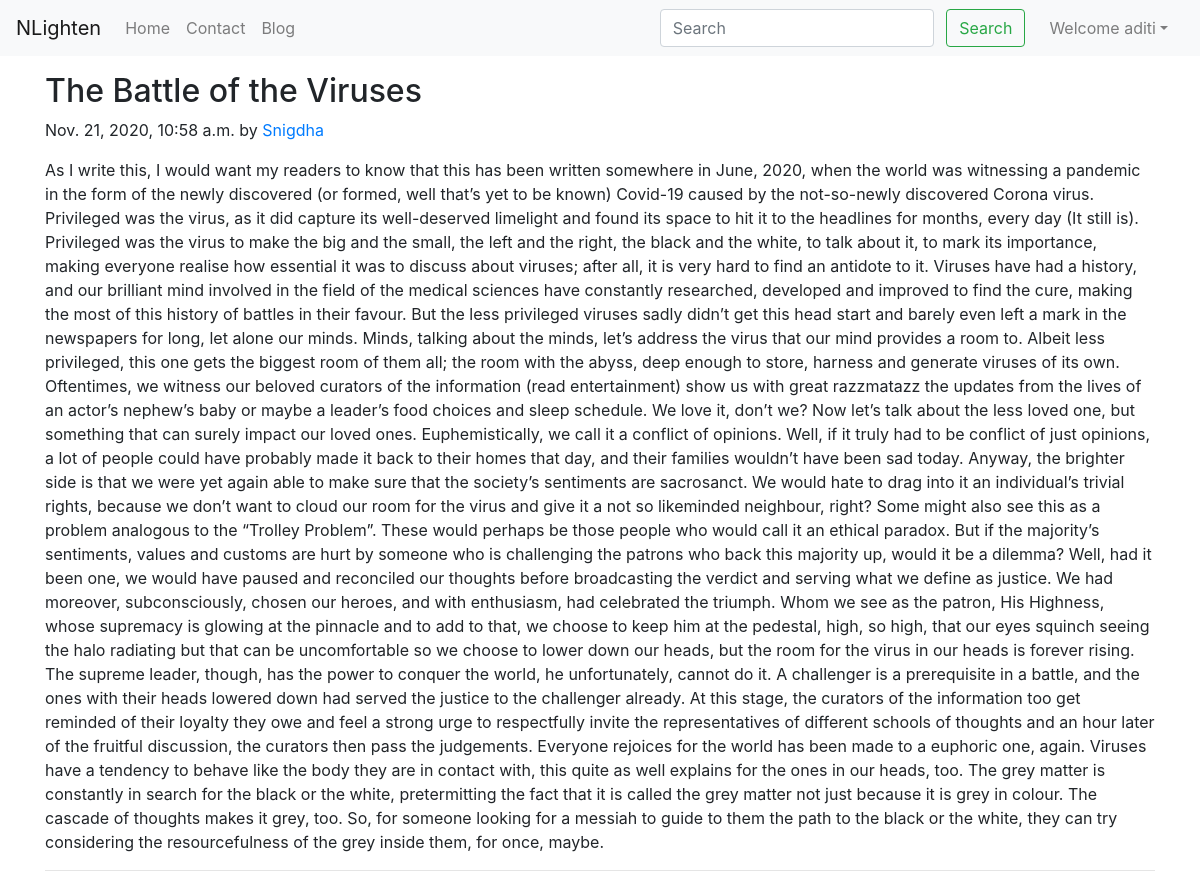
Page /blog/viruses (signed in) on the committed database.
### blog/models.py (models this page shows, shortened)
class Post(models.Model):
    sno=models.AutoField(primary_key=True)
    title=models.CharField(max_length=255)
    author=models.CharField(max_length=14)
    slug=models.CharField(max_length=130)
    timeStamp=models.DateTimeField(blank=True)
    content=models.TextField()

### blog/views.py (the view)
# urls.py: path('<str:slug>',views.blogPost, name='blogPost'),
def blogPost(request, slug):
    post=Post.objects.filter(slug=slug).first()
    context={"post":post}
    return render(request, "blog/blogPost.html", context)

### templates/blog/blogPost.html (shortened to what this page needs)
{% extends 'base.html' %}
{% block body %}
<div class="container my-3">
<div class="blog-post">
        <h2 class="blog-post-title">{{post.title}}</h2>
        <p class="blog-post-meta">{{post.timeStamp}} by <a href="/about/">{{post.author}}</a></p>
        <p>{{post.content}}</p>
        <hr>
      </div>
      </div>
 {% endblock %}

### templates/base.html (shortened to what this page needs)
<!doctype html>
<html lang="en">
  <head>
    <link rel="stylesheet" href="https://stackpath.bootstrapcdn.com/bootstrap/4.5.2/css/bootstrap.min.css">
  </head>
  <body>
    <nav class="navbar navbar-expand-lg navbar-light bg-light">
        <a class="navbar-brand" href="/">NLighten</a>
        <div class="collapse navbar-collapse" id="navbarSupportedContent">
          <ul class="navbar-nav mr-auto">
            <li class="nav-item {% block homeactive %}  {% endblock homeactive %}">
              <a class="nav-link" href="/">Home <span class="sr-only">(current)</span></a>
            </li>
            <li class="nav-item {% block contactactive %}  {% endblock contactactive %} ">
              <a class="nav-link" href="/contact">Contact</a>
            </li>
            <li class="nav-item {% block blogactive %}  {% endblock blogactive %} ">
              <a class="nav-link" href="/blog">Blog</a>
            </li>
          </ul>
          <div class="ml-auto form-inline ">
          <form method="get" action="/search"class="my-2 my-lg-0 mx-3">
            <input class="form-control mr-sm-2" type="search" placeholder="Search" aria-label="Search" name="query" id="query">
            <button class="btn btn-outline-success my-2 my-sm-0 " type="submit">Search</button>
          </form>
{% if user.is_authenticated %}
<ul class="navbar-nav mr-2">
<li class="nav-item dropdown">
<a class="nav-link dropdown-toggle" href='#' id="navbarDropdown" role="button" data-toggle="dropdown"> Welcome {{request.user}}</a>
      </li>
      </ul>
      </div>
{% endif %}
        </div>
      </nav>
      {% block body %}  {% endblock body %}
  </body>
</html>

### rows in the picture
Post: title "The Battle of the Viruses", timeStamp "Nov. 21, 2020, 10:58 a.m.", author "Snigdha", content "As I write this, I would want my readers to know that this has been written somewhere in June, 2020, when the world was witnessing a pandemic in the form of the newly discovered (or formed, well that’s yet to be known) Covid-19 caused by the not-so-newly discovered Corona virus. Privileged was the virus, as it did capture its well-deserved limelight and found its space to hit it to the headlines for months, every day (It still is). Privileged was the virus to make the big and the small, the left and the right, the black and the white, to talk about it, to mark its importance, making everyone realise how essential it was to discuss about viruses; after all, it is very hard to find an…"

### other values in the picture
{{ request.user }} "aditi"
